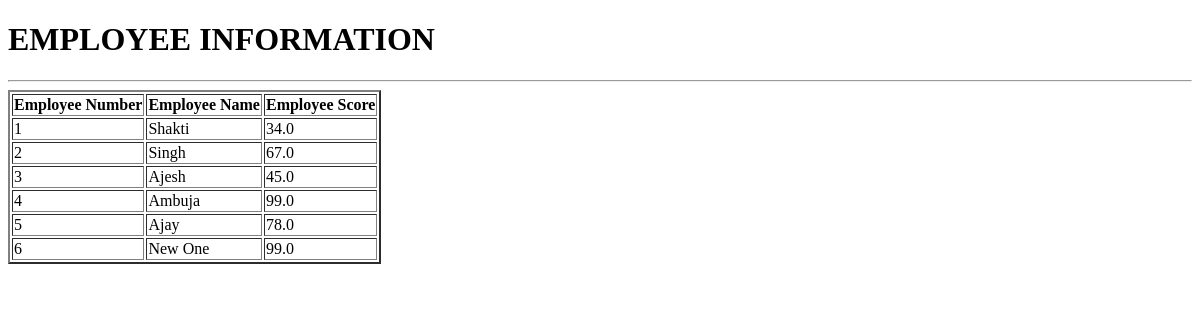
The page /employee on the database as committed earlier.
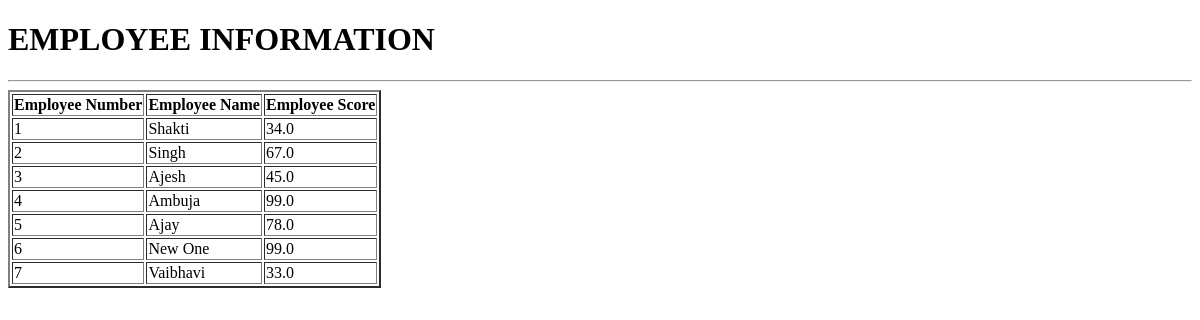
The same page on the database as committed later.
### my_app/models.py (models this page shows)
class Employee(models.Model):
    Eno= models.IntegerField()
    Ename= models.CharField(max_length=32)
    Escore=models.FloatField()

### my_app/views.py (the view)
# urls.py: path('employee', v1.employee_info),
def employee_info(request):
    employ= Employee.objects.all()
    return render(request, 'test_app/results.html', {'e': employ})

### templates/test_app/results.html (shortened to what this page needs)
<!DOCTYPE html>
<html lang="en">
<head>
</head>
<body>
    <h1>EMPLOYEE INFORMATION</h1><hr>
    {% if e %}
        <table border=2>
            <thead>
                <th>Employee Number</th>
                <th>Employee Name</th>
                <th>Employee Score</th>
            </thead>
            {%for em in e%}
            <tr>
                <td>{{em.Eno}}</td>
                <td>{{em.Ename}}</td>
                <td>{{em.Escore}}</td>
            </tr>
            {%endfor%}
        </table>
        {%else%}
        <p>No! Employee Records Found!!</p>
    {%endif%}
</body>
</html>

Rows that differ between the two databases and show on the page:
added Employee: Eno "7", Ename "Vaibhavi", Escore "33.0"
